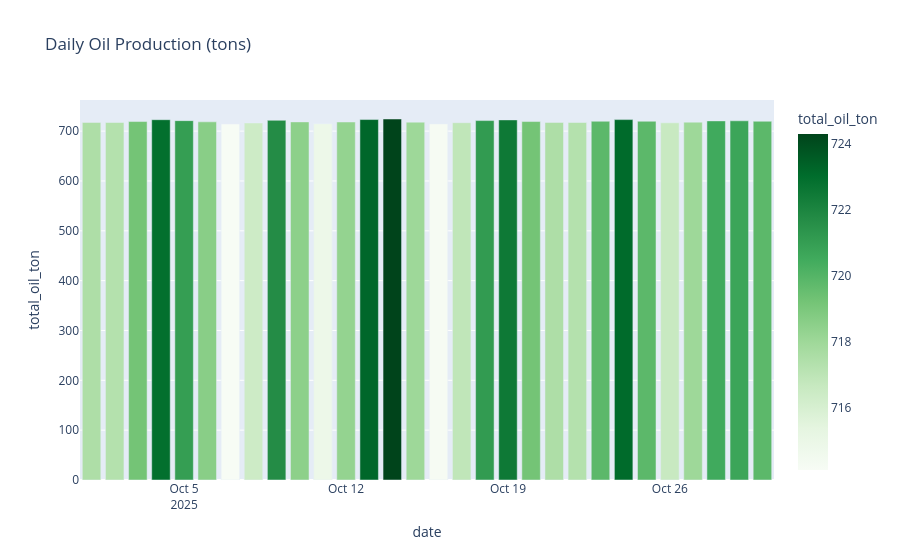

The notebook cell this image was saved under:
### Code cell
# Bar chart — total oil per day
fig = px.bar(daily_total, x='date', y='total_oil_ton', 
             title='Daily Oil Production (tons)', color='total_oil_ton',
             color_continuous_scale='greens')
fig.show()
